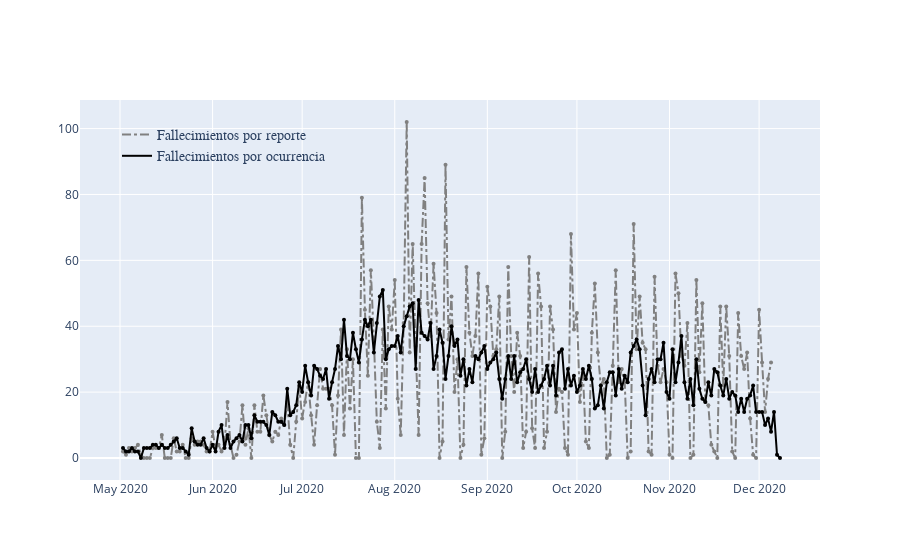

The code cell stored with this chart in its notebook:
### Code cell
mx1['muertes_diarias_Nuevo_Leon'] = mx1['Deaths_Nuevo_Leon'].diff()
mx2['muertes_diarias_Nuevo_Leon'] = mx2['Deaths_Nuevo_Leon'].diff()

mx1['muertes_diarias_Nuevo_Leon'][mx1['muertes_diarias_Nuevo_Leon'] < 0] = 0

fig = go.Figure()

fig.add_trace(go.Scatter(
    x=mx1['date'],
    y=mx1['muertes_diarias_Nuevo_Leon'],
    name='Fallecimientos por reporte',
    line = dict(color='grey', width=2, dash='dashdot')))

fig.add_trace(go.Scatter(
    x=mx1['date'],
    y=mx1['muertes_diarias_Nuevo_Leon'],
    name='Fallecimientos por reporte',
    showlegend=False,
    mode='markers', marker_color='grey', marker_size=4))

fig.add_trace(go.Scatter(
    x=mx2['date'],
    y=mx2['muertes_diarias_Nuevo_Leon'],
    name='Fallecimientos por ocurrencia',
    line = dict(color='black', width=2)))

fig.add_trace(go.Scatter(
    x=mx2['date'],
    y=mx2['muertes_diarias_Nuevo_Leon'],
    name='Fallecimientos por ocurrencia',
    showlegend=False,
    mode='markers', marker_color='black', marker_size=4))

         
fig.update_layout(
    showlegend=True,yaxis = {'type': 'linear'},
    legend=dict(
            x=0.05,y=0.95,
            traceorder="normal",font=dict(family="sans-serif",size=14),bgcolor='rgba(0,0,0,0)'),)

fig.show()

fig.write_image("C://Users//francisco_madrigal//inv_ap_grafs//2_dia_fall_nl.jpeg")
fig.write_image("C://Users//francisco_madrigal//inv_ap_grafs//2_dia_fall_nl.eps")

### Figure 1 — Plotly figure (JSON) as saved in the notebook; plotly's stock layout.template omitted (floating-point values rounded to 4 significant figures; data arrays with more than 128 entries replaced by an {"elided": "..."} marker saying what was removed)
{"data": [{"line": {"color": "grey", "dash": "dashdot", "width": 2}, "name": "Fallecimientos por reporte", "type": "scatter", "x": {"elided": "219 str values"}, "y": {"elided": "219 int values"}}, {"marker": {"color": "grey", "size": 4}, "mode": "markers", "name": "Fallecimientos por reporte", "showlegend": false, "type": "scatter", "x": {"elided": "219 str values"}, "y": {"elided": "219 int values"}}, {"line": {"color": "black", "width": 2}, "name": "Fallecimientos por ocurrencia", "type": "scatter", "x": {"elided": "222 str values"}, "y": {"elided": "222 int values"}}, {"marker": {"color": "black", "size": 4}, "mode": "markers", "name": "Fallecimientos por ocurrencia", "showlegend": false, "type": "scatter", "x": {"elided": "222 str values"}, "y": {"elided": "222 int values"}}], "layout": {"legend": {"bgcolor": "rgba(0,0,0,0)", "font": {"family": "sans-serif", "size": 14}, "traceorder": "normal", "x": 0.05, "y": 0.95}, "showlegend": true, "yaxis": {"type": "linear"}}}
